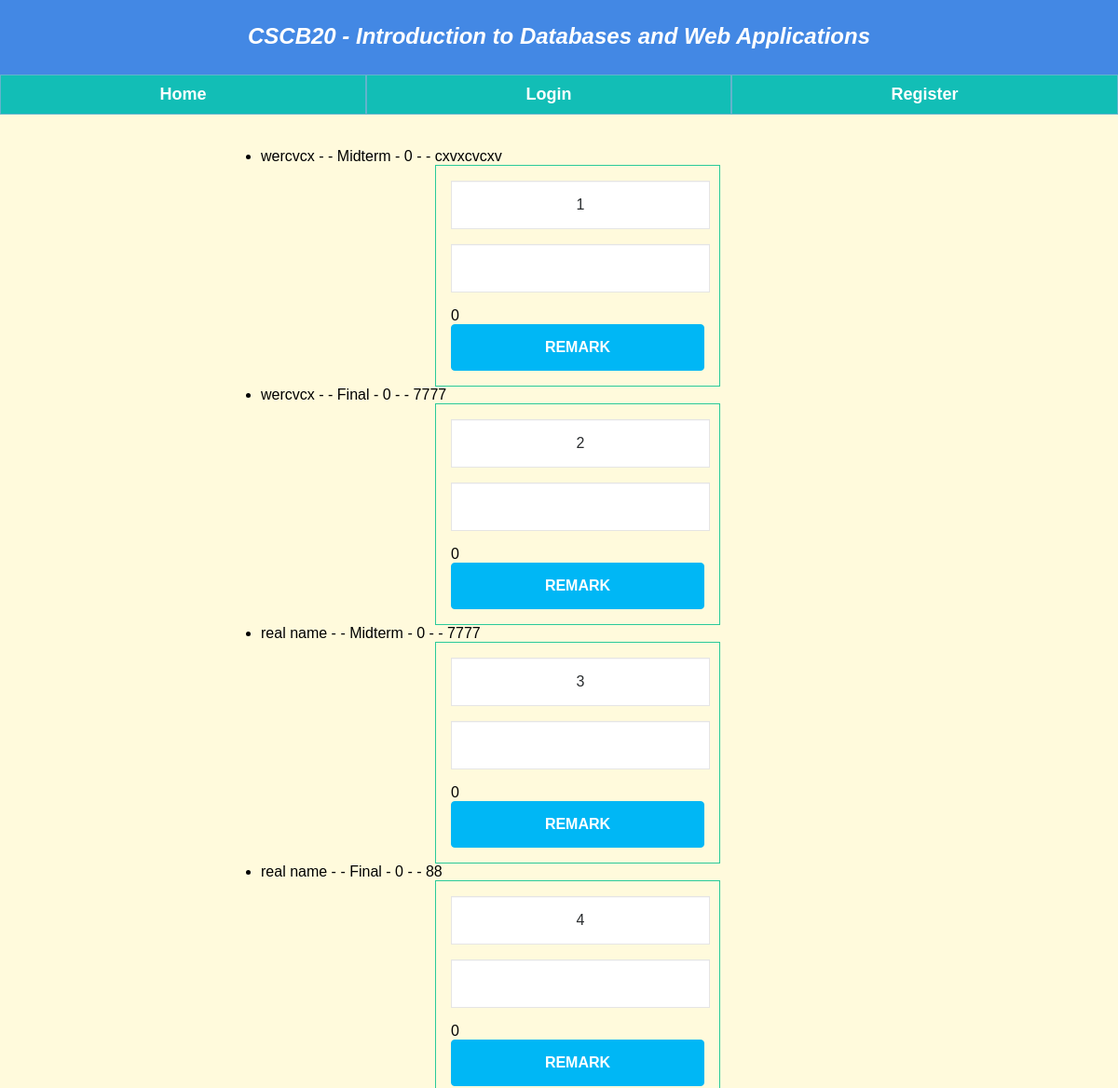
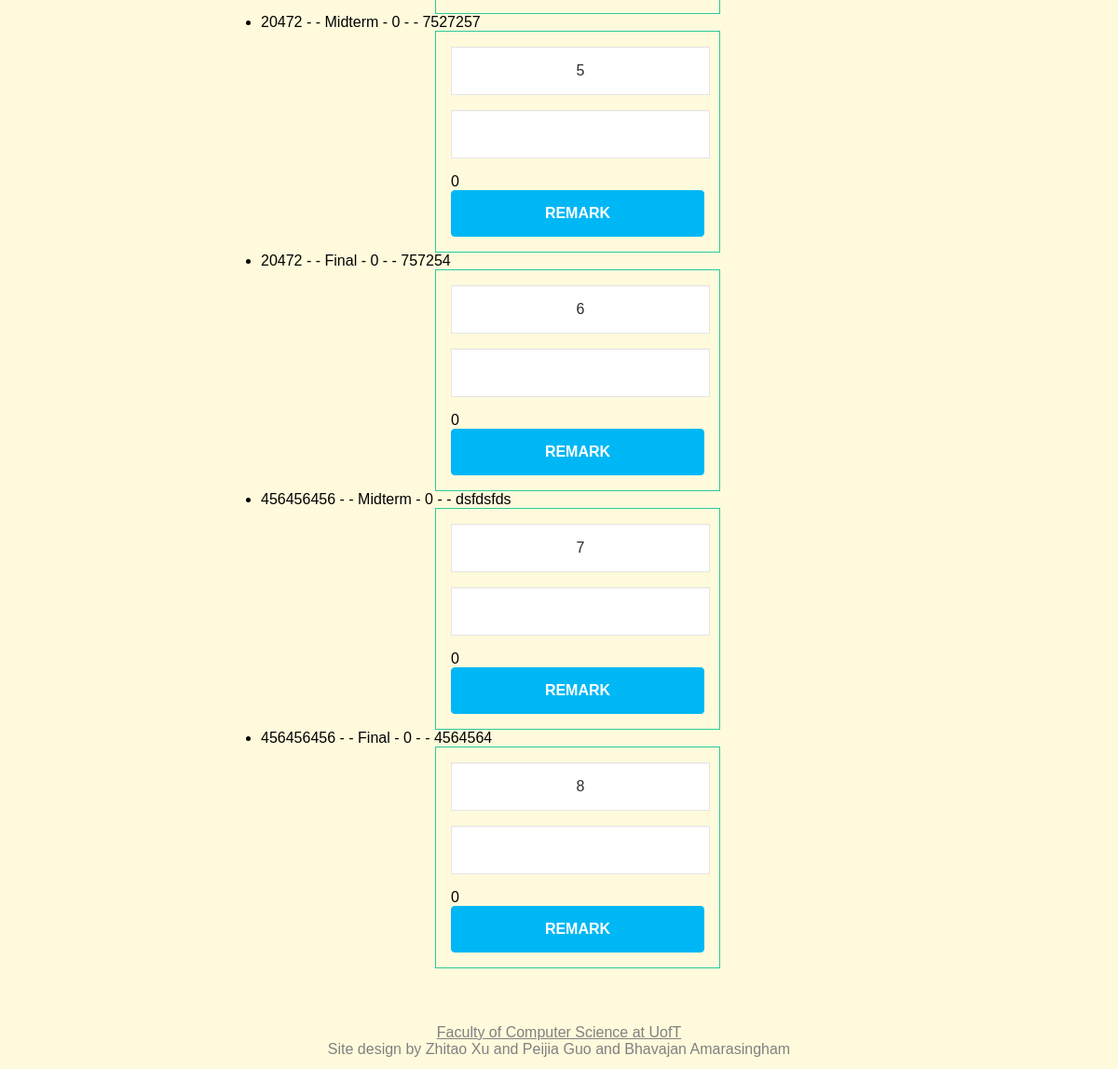
The app's page /teacherGrade, older data (2 pictures, top to bottom).
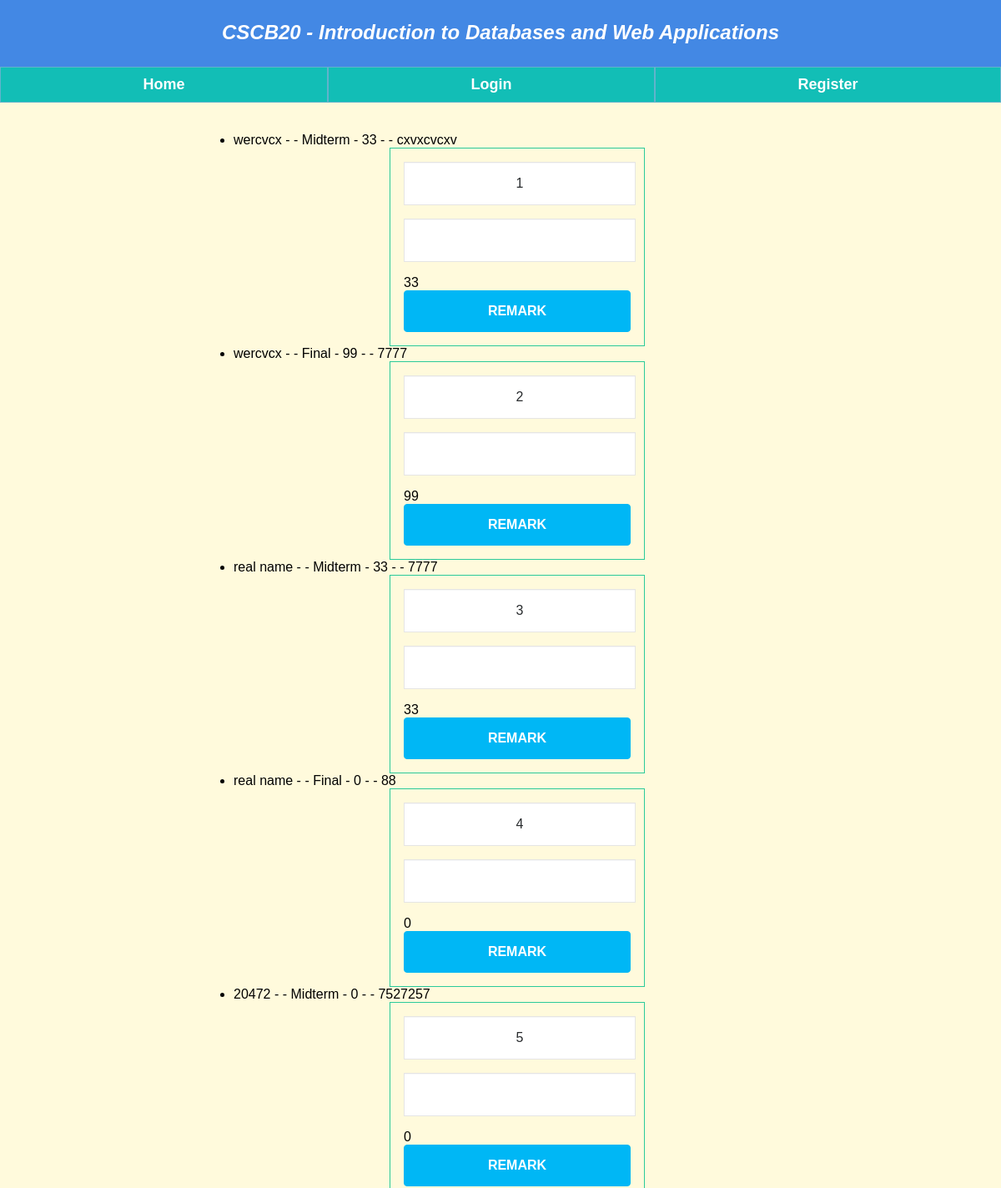
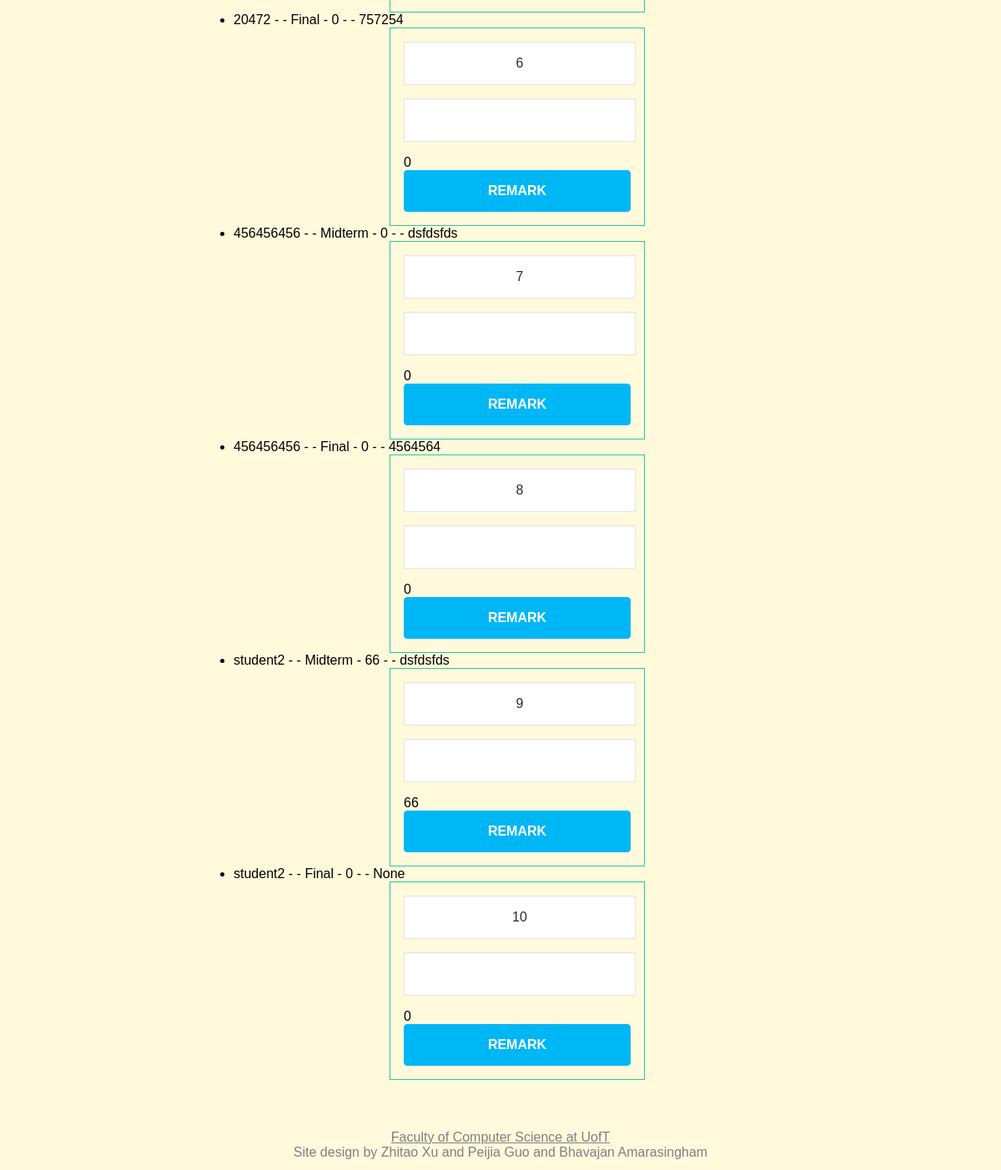
The same page, newer data (2 pictures, top to bottom).
### app.py (models this page shows, shortened)
class Evaluation(db.Model):
    __tablename__ = 'Evaluation'
    eid = db.Column(db.Integer, primary_key = True)
    stuMark = db.Column(db.Integer)
    remarkText = db.Column(db.String(200))
    student_username = db.Column(db.String(20), db.ForeignKey('Person.username'), nullable = False)
    typeName = db.Column(db.String(20), db.ForeignKey('Assignment.assignment_name'), nullable = False)
    total_mark = db.Column(db.Integer, db.ForeignKey('Assignment.total_mark'), nullable = False)
    stuName = db.Column(db.String(20), db.ForeignKey('Person.name'), nullable = False)

### app.py (the view)
@app.route("/teacherGrade", methods = ['GET', 'POST'])
def teacherGrade():
    get_student_marks = query_all_student_marks()
    print(get_student_marks)
    if request.method == 'GET':
        return render_template("teacherGrade.html", query_all_student_mark = get_student_marks)
    else:
        mark = request.form['stuMark']
        eid = request.form['eid']
        add_mark(mark, eid)
        return redirect(url_for('teacherGrade'))

### app.py (called while the page is built)
def query_all_student_marks():
    student_marks = db.session.query(Evaluation)
    return student_marks

### templates/teacherGrade.html (shortened to what this page needs)
{% extends "template.html" %}
{% block content %}
<div class = "evaluations">
    <ul>
        {% for Evaluations in query_all_student_mark %}
        <li> {{ Evaluations.stuName }} - {{ student_username }} - {{ Evaluations.typeName }} - {{ Evaluations.stuMark }} - {{ Evaluations.totalMark }} - {{ Evaluations.remarkText }}</li>
        <form action="http://127.0.0.1:5000/teacherGrade" method = "post">
            <input id = "eid" name="eid"  value = {{ Evaluations.eid }} readonly></input>
            <input id="stuMark" name="stuMark">{{ Evaluations.stuMark }}</input>
            <button type="Remark">Remark</button>
    </form>
        {% endfor %}
    </ul>
</div>
{% endblock %}

### templates/template.html (shortened to what this page needs)
<!DOCTYPE html>
<html lang="en" dir="ltr">
<head>
    <link rel="stylesheet" type="text/css" href="../static/style.css" />
</head>
<body>
    <div class="container">
        <div class="heading">
            <p>CSCB20 - Introduction to Databases and Web Applications</p>
        </div>
        <div class="leftNavigation">
            <ul>
                {% if session.name %}
                    <h3><a href="{{ url_for('home') }}">Home</a></h3>
                    <h3><a href="{{ url_for('calender')}}">Calendar</a></h3>
                    <h3><a href="https://piazza.com/utoronto.ca">Piazza</a></h3>
                    <h3><a href="{{ url_for('lecture')}}">Lecture</a></h3>
                    <h3><a href="{{ url_for('tut')}}">(Tut) Lab</a></h3>
                    <h3><a href="{{ url_for('assignment')}}">Assignment</a></h3>
                    <h3><a href="{{ url_for('test')}}">Test</a></h3>
                    <h3><a href="{{ url_for('resource')}}">Resource</a></h3>
                    <h3><a href="{{ url_for('courseteam')}}">Course Team</a></h3>
                    <h3><a href="https://markus.utsc.utoronto.ca/">Markus</a></h3>
                    {% if session.type == 0 %}
                        <h3><a href="{{ url_for('anonfeedback') }}">Anon Feedback</a></h3>
                        <h3><a href="{{ url_for('evaluation') }}">Evaluation</a></h3>
                    {% else %}
                        <h3><a href="{{ url_for('feedback') }}">Feedback</a></h3>
                        <h3><a href="{{ url_for('teacherGrade') }}">Grades</a></h3>
                    {% endif %}
                <h3><a href="{{ url_for('logout') }}">Logout</a></h3>
                {% else %}
                <h3><a href="{{ url_for('home') }}">Home</a></h3>
                <h3><a href="{{ url_for('login') }}">Login</a></h3>
                <h3><a href="{{ url_for('register') }}">Register</a></h3>
                {% endif %}
            </ul>
        </div>
        <div class="content">
            {% block content %}
            {% endblock %}
        </div>
        <div class="footer">
            <p><a href="https://web.cs.toronto.edu/people/faculty-directory" target="_blank">Faculty of Computer Science
                    at
                    UofT</a><br>Site design by Zhitao Xu and Peijia Guo and Bhavajan Amarasingham</p>
        </div>
    </div>
</body>
</html>

### static/style.css (style rules this page uses)
@media (min-width: 975px) { body { background-image: url(./sub/a14.jpg); background-repeat: no-repeat; background-size: cover; background-color: #fffadc; color: #000000; font-family: Geneva, Arial, Helvetica, sans-serif; align-items: center; } }
@media (min-width: 975px) { h3, h4 { color: #003366; font-size: large; font-style: normal; font-weight: bold; font-variant: normal; } }
@media (min-width: 975px) { a { color: #9999cc; } }
@media (min-width: 975px) { * { margin: 0%; } }
@media (min-width: 975px) { .container { display: flex; flex-flow: row wrap; } }
@media (min-width: 975px) { .heading { color: #FFFFFF; background-color: #4388e4; height: 35px; width: 100%; top: 0px; padding-top: 25px; padding-bottom: 20px; font-variant: normal; text-align: center; vertical-align: middle; font-size: x-large; font-weight: bold; font-style: oblique; margin-bottom: 0%; flex: 1 100%; } }
@media (min-width: 975px) { .leftNavigation { justify-content: center; flex-grow: 1; flex: 100%; } }
@media (min-width: 975px) { .leftNavigation ul { width: 100%; display: flex; flex-wrap: nowrap; list-style-type: none; text-align: middle; padding: 0; overflow: hidden; background-color: rgb(98, 179, 204); margin-bottom: 2%; } }
@media (min-width: 975px) { .leftNavigation h3 { background-color: #12beb6; flex: auto; float: left; margin: 1px; } }
@media (min-width: 975px) { .leftNavigation h3 a { display: block; color: rgb(29, 18, 18); text-align: center; padding: 10px 12px; text-decoration: none; } }
@media (min-width: 975px) { .leftNavigation a { text-decoration: none; } }
@media (min-width: 975px) { .leftNavigation a:link { color: #FFFFFF; } }
@media (min-width: 975px) { .content { flex: 1 100%; justify-content: center; margin-top: 1%; margin-left: 20%; margin-right: 20%; } }
@media (min-width: 975px) { li { font-size: 16px; } }
@media (min-width: 975px) { .footer { margin-top: 5%; margin-bottom: 1%; flex: 1 100%; text-align: center; font-size: 16px; color: grey; font-family: sans-serif; } }
@media (min-width: 975px) { .footer a { font-size: 16px; color: grey; font-family: sans-serif; } }
@media (min-width: 975px) { form { max-width: 40%; margin-left: auto; margin-right: auto; padding: 16px; border: 1px solid rgb(42, 202, 154); } }
@media (min-width: 975px) { form input, form textarea, form select { background-color: #ffffff; border: 1px solid #e5e5e4; font-size: 16px; height: auto; outline: 0; height: 48px; width: 100%; color: #282b2d; box-shadow: 0 1px 0 rgba(0, 0, 0, 0.03) inset; margin-bottom: 16px; transition: all .2s ease; text-align: center; } }
@media (min-width: 975px) { input::placeholder { color: rgb(43, 37, 37); } }
@media (min-width: 975px) { button { font-size: 16px; font-weight: 600; text-transform: uppercase; padding: 15px 26px; color: #FFF; background-color: #00b7f5; border-radius: 4px; border: 1px solid #00b7f5; text-align: center; width: 100%; } }

Row changes from the older to the newer data that the page shows:
changed Evaluation "cxvxcvcxv": stuMark "0" → "33"
changed Evaluation id 2: stuMark "0" → "99"
changed Evaluation id 3: stuMark "0" → "33"
added Evaluation: stuName "student2", typeName "Midterm", stuMark "66", remarkText "dsfdsfds", eid "9"
added Evaluation: stuName "student2", typeName "Final", stuMark "0", remarkText "None", eid "10"
